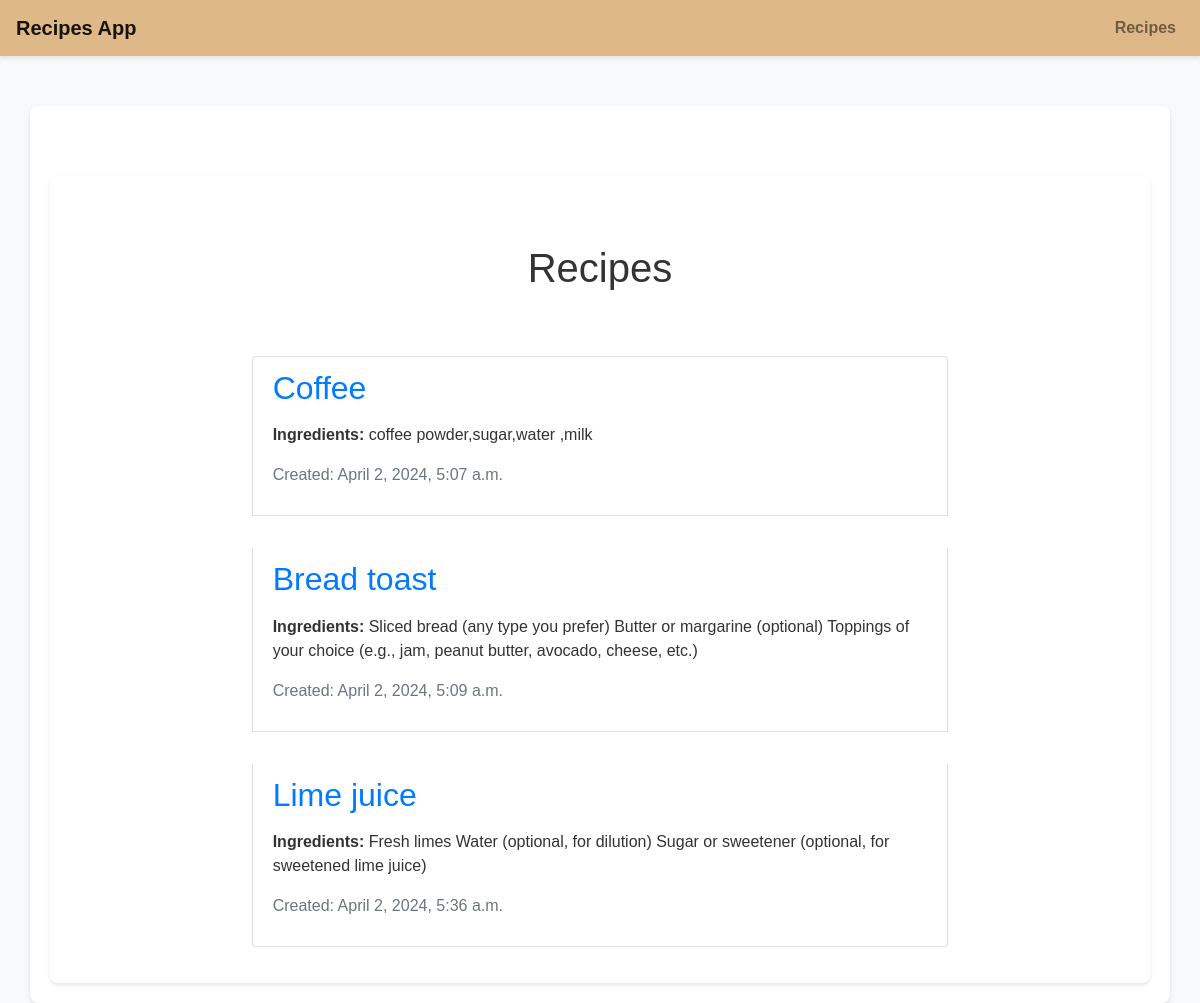
The page / on the database its author committed.
### recipesapp/models.py (models this page shows)
class Recipe(models.Model):
    name = models.CharField(max_length=225, blank=False, null=False)
    ingredients = models.TextField(blank=False, null=False)
    instructions = models.TextField(blank=False, null=False)
    date_created = models.DateTimeField(auto_now=True)
    slug = models.SlugField(null = True, blank=True, unique=True)

### recipesapp/views.py (the view)
# urls.py: path('', recipe_list, name='recipe-home'),
def recipe_list(request):
    recipes = Recipe.objects.all()
    return render(request, 'recipe_list.html', {"recipes":recipes})

### template/recipe_list.html
{% extends 'base.html' %}
{% block content %}
    <div class="container">
        <h1 class="my-5 text-center">Recipes</h1>
        <div class="row justify-content-center">
            <div class="col-lg-8">
                <ul class="list-group">
                    {% for recipe in recipes %}
                        <li class="list-group-item my-3">
                            <h2 class="mb-3">
                                <a href="{% url 'recipe_detail' recipe.slug %}">
                                    {{ recipe.name }}
                                </a>
                            </h2>
                            <p>
                                <strong>Ingredients:</strong> {{ recipe.ingredients }}
                            </p>
                            <p class="text-muted">
                                Created: {{ recipe.date_created }}
                            </p>
                        </li>
                    {% empty %}
                        <li class="list-group-item">No recipes found.</li>
                    {% endfor %}
                </ul>
            </div>
        </div>
    </div>
{% endblock %}

### template/base.html (shortened to what this page needs)
<!DOCTYPE html>
<html lang="en">
<head>
    <link rel="stylesheet" href="https://stackpath.bootstrapcdn.com/bootstrap/4.5.2/css/bootstrap.min.css">
</head>
<body>
    <nav class="navbar navbar-expand-lg navbar-light">
        <a class="navbar-brand" href="#">Recipes App</a>
        <div class="collapse navbar-collapse" id="navbarNav">
          <ul class="navbar-nav ml-auto">
            <li class="nav-item">
              <a class="nav-link" href="{% url 'recipe_list' %}">Recipes</a>
            </li>
          </ul>
        </div>
    </nav>
    <div class="container">
        {% block content %}
        {% endblock %}
    </div>
</body>
</html>

### template/base.html (style rules this page uses)
body { background-color: #f8f9fa; font-family: 'Arial', sans-serif; color: #333; }
.navbar { background-color:burlywood; box-shadow: 0 2px 4px rgba(0,0,0,0.1); }
.navbar-brand { color: #fff; font-weight: bold; }
.navbar-nav .nav-link { color: #fff; font-weight: bold; }
.container { margin-top: 50px; background-color: #fff; border-radius: 8px; box-shadow: 0 2px 4px rgba(0,0,0,0.1); padding: 20px; }

### rows shown on the page
Recipe: name "Coffee", ingredients "coffee powder,sugar,water ,milk", date_created "April 2, 2024, 5:07 a.m."
Recipe: name "Bread toast", ingredients "Sliced bread (any type you prefer) Butter or margarine (optional) Toppings of your choice (e.g., jam, peanut butter, avocado, cheese, etc.)", date_created "April 2, 2024, 5:09 a.m."
Recipe: name "Lime juice", ingredients "Fresh limes Water (optional, for dilution) Sugar or sweetener (optional, for sweetened lime juice)", date_created "April 2, 2024, 5:36 a.m."
